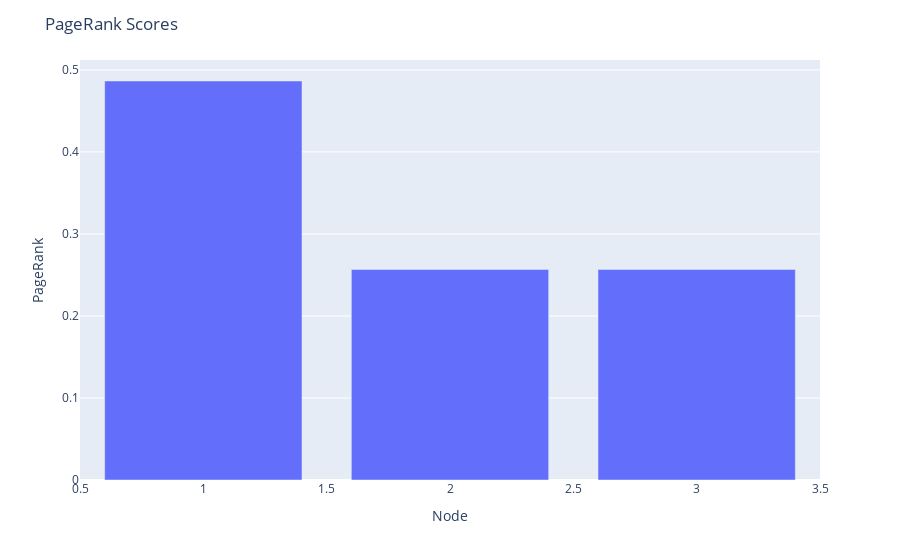

The notebook cell saved with this chart:
### Code cell
import networkx as nx
import plotly.express as px

# Create a directed graph (replace this with your own graph)
G = nx.DiGraph()
G.add_edges_from([(1, 2), (1, 3), (2, 1), (3, 1)])

# Calculate PageRank
pagerank = nx.pagerank(G, alpha=0.85)  # You can adjust the alpha parameter as needed

# Create a DataFrame to store the PageRank values
import pandas as pd
pagerank_df = pd.DataFrame(pagerank.items(), columns=['Node', 'PageRank'])

# Print the PageRank values for each node
for node, pr in pagerank.items():
    print(f"Node {node}: PageRank = {pr:.4f}")
    
# Visualize the PageRank scores using Plotly Express
fig = px.bar(pagerank_df, x='Node', y='PageRank', labels={'Node': 'Node ID', 'PageRank': 'PageRank Score'})
fig.update_layout(title='PageRank Scores', xaxis_title='Node', yaxis_title='PageRank')
fig.show()

### Figure 1 — Plotly figure (JSON) as saved in the notebook; plotly's stock layout.template omitted (floating-point values rounded to 4 significant figures)
{"data": [{"alignmentgroup": "True", "hovertemplate": "Node ID=%{x}<br>PageRank Score=%{y}<extra></extra>", "legendgroup": "", "marker": {"color": "#636efa", "pattern": {"shape": ""}}, "name": "", "offsetgroup": "", "orientation": "v", "showlegend": false, "textposition": "auto", "type": "bar", "x": [1, 2, 3], "xaxis": "x", "y": [0.4865, 0.2568, 0.2568], "yaxis": "y"}], "layout": {"barmode": "relative", "legend": {"tracegroupgap": 0}, "margin": {"t": 60}, "title": {"text": "PageRank Scores"}, "xaxis": {"anchor": "y", "domain": [0, 1], "title": {"text": "Node"}}, "yaxis": {"anchor": "x", "domain": [0, 1], "title": {"text": "PageRank"}}}}
